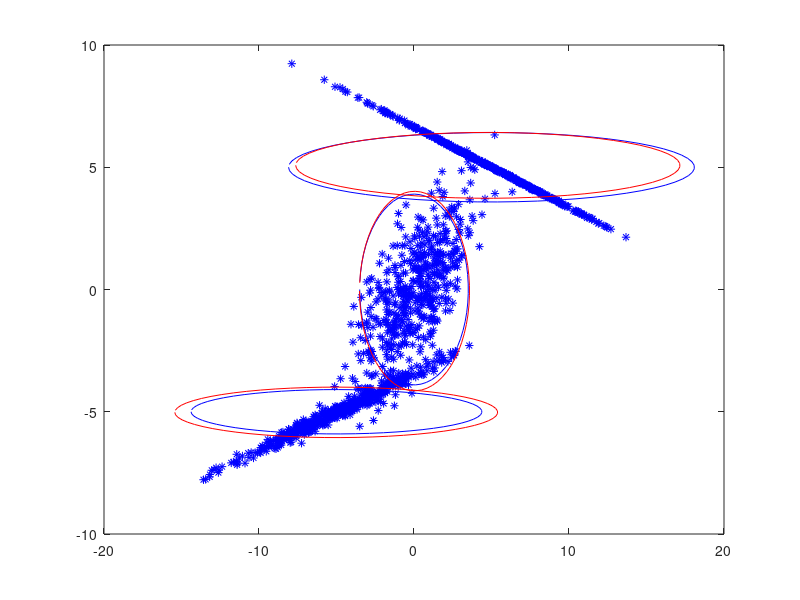

Here is the MATLAB script that generated this plot:
k = 3;

ActualmewArr = {};
ActualsigmaArr = {};
X = [];

for i=1:k
   mew = [-5+(i-1)*5 -5+(i-1)*5];
   ActualmewArr{i} = mew;
   rng(i);
   sigma = randn(2,2);
   sigma = sigma* sigma';
   ActualsigmaArr{i} = sigma;
   rng(i);
   temp = mvnrnd(mew,sigma,500);
   X = [X;temp];
end

disp('Actual ones');
for i=1:k
    disp(ActualmewArr{i});
    disp(ActualsigmaArr{i});
end

plot(X(:,1),X(:,2),'*b');

for i=1:k 
    a = ActualsigmaArr{i}(1,1);
    b = ActualsigmaArr{i}(2,2);
    x0 = ActualmewArr{i}(1);
    y0 = ActualmewArr{i}(2);

    t = -pi:0.1:pi;
    x = x0 + a*cos(t);
    y = y0 + b*sin(t);
    hold on;
    plot(x,y,'b');
end

[n,d] = size(X);

mewArr = {};
sigmaArr = {};
wArr = {};

for i=1:k
   mew = randn(1,2);
   mewArr{i} = mew
   sigma = rand(2,2)*100;
   sigma = sigma* sigma';
   sigmaArr{i} = sigma;
   wArr{i} = rand(1,1);
end


disp('Initially');
for i=1:k
    disp(mewArr{i});
    disp(sigmaArr{i});
end

%calculate log likelihood

log_likelihood = 0;

for j=1:n
    s = 0;
    for i=1:k
        N(i,j) = mvnpdf(X(j,:),mewArr{i},sigmaArr{i});
        s = s + wArr{i}*N(i,j);
    end
    log_likelihood = log_likelihood + log(s);
end

prev_log_likelihood = log_likelihood - 1000;
        

% E step

while(abs(log_likelihood - prev_log_likelihood)>0.0000000001)
    for j=1:n
        sum_w = 0;
        for i=1:k
            P(i,j) = wArr{i}*N(i,j);
            sum_w = sum_w + P(i,j);
        end

        for i=1:k
            P(i,j) = P(i,j)/sum_w;
        end  
    end

%M Step

    for i=1:k
    mewArr{i} = P(i,:)*X / sum(P(i,:)) ;
    end


    for i=1:k
    sumsigma = zeros(2,2);
    for j=1:n
        sumsigma = sumsigma + P(i,j)*(X(j,:) - mewArr{i})'*(X(j,:) - mewArr{i});
    end
    sigmaArr{i} = sumsigma/ sum(P(i,:));
    end


    for i=1:k
        wArr{i} = sum(P(i,:)) / n ;
    end

    prev_log_likelihood = log_likelihood ;
    log_likelihood = 0;

    for j=1:n
    s = 0;
    for i=1:k
        N(i,j) = mvnpdf(X(j,:),mewArr{i},sigmaArr{i});
        s = s + wArr{i}*N(i,j);
    end
    log_likelihood = log_likelihood + log(s);
    end

end

disp('Derived ones');
for i=1:k
    disp(mewArr{i});
    disp(sigmaArr{i});
    disp(wArr{i});
end

for i=1:k 
    a = sigmaArr{i}(1,1);
    b = sigmaArr{i}(2,2);
    x0 = mewArr{i}(1);
    y0 = mewArr{i}(2);

    t = -pi:0.1:pi;
    x = x0 + a*cos(t);
    y = y0 + b*sin(t);
    hold on;
    plot(x,y,'r');
end





        



   


